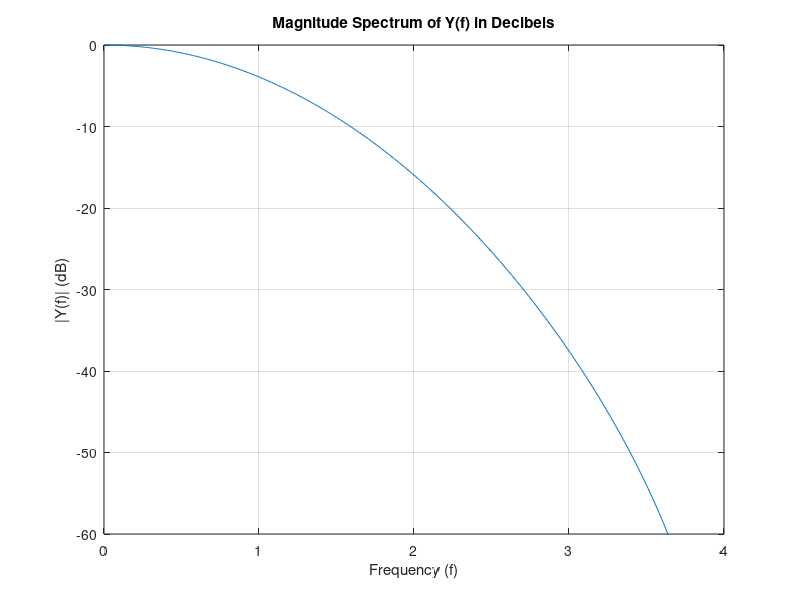
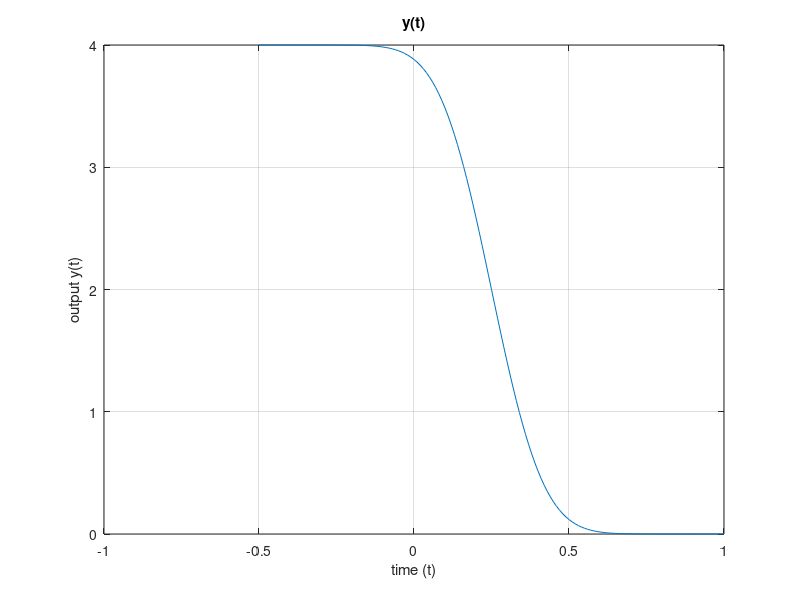

Write the MATLAB code that produced these figures, in order.
clc
clear
close all

W = 1;
T = 0.25;
A = 1 / T;

f = 0:0.01:4;

Y = A * T * exp((-log(2) / 2) * (f / W).^2 - (1j * pi * f * T)) .* sinc(f * T);

magnitude_Y = abs(Y);

magnitude_Y_dB = 20 * log10(abs(Y));

figure;
plot(f, magnitude_Y_dB);
axis([0 4 -60 0])
xlabel('Frequency (f)');
ylabel('|Y(f)| (dB)');
title('Magnitude Spectrum of Y(f) in Decibels');
grid on;

t = -0.5:0.01:1;

y = A .* qfunc((2*pi*W * (t - T)) / sqrt(log(2)));

figure;
plot(t, y);
xlabel('time (t)');
ylabel('output y(t)');
title('y(t)');
grid on;

